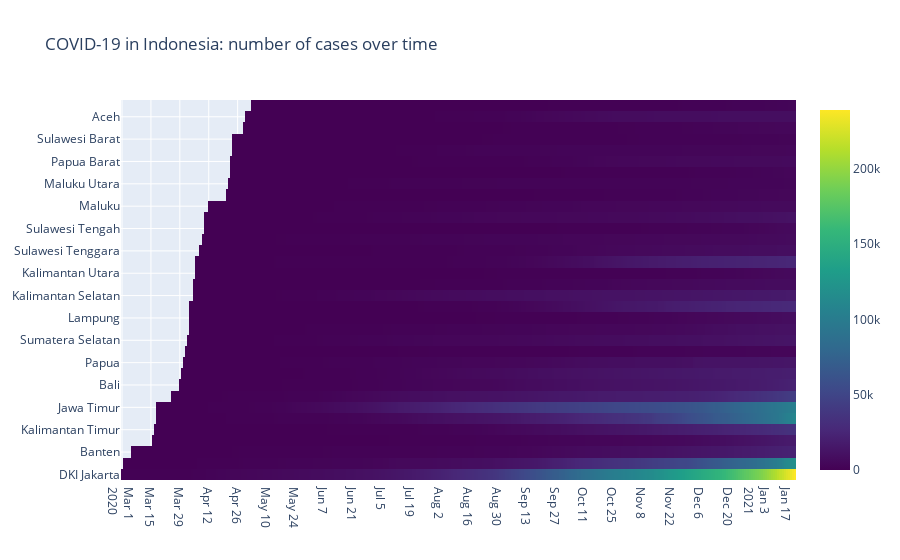

Notebook code cell kept with this figure:
### Code cell
heatmap = data[(data[ColumnsData.cases] >= 10)].sort_values([ColumnsData.date, ColumnsData.province])
vis_hmap = go.Figure(data=go.Heatmap(
    z=heatmap[ColumnsData.cases],
    x=heatmap[ColumnsData.date],
    y=heatmap[ColumnsData.province],
    colorscale='Viridis'))

vis_hmap.update_layout(
    title='COVID-19 in Indonesia: number of cases over time', xaxis_nticks=45)

vis_hmap.show()

### Figure 1 — Plotly figure (JSON) as saved in the notebook; plotly's stock layout.template omitted (floating-point values rounded to 4 significant figures; data arrays with more than 128 entries replaced by an {"elided": "..."} marker saying what was removed)
{"data": [{"colorscale": [[0, "#440154"], [0.1111, "#482878"], [0.2222, "#3e4989"], [0.3333, "#31688e"], [0.4444, "#26828e"], [0.5556, "#1f9e89"], [0.6667, "#35b779"], [0.7778, "#6ece58"], [0.8889, "#b5de2b"], [1, "#fde725"]], "type": "heatmap", "x": {"elided": "9934 str values"}, "y": {"elided": "9934 str values"}, "z": {"elided": "9934 int values"}}], "layout": {"autosize": true, "title": {"text": "COVID-19 in Indonesia: number of cases over time"}, "xaxis": {"autorange": true, "nticks": 45, "range": ["2020-02-29 12:00", "2021-01-21 12:00"], "type": "date"}, "yaxis": {"autorange": true, "range": [-0.5, 33.5], "type": "category"}}}
